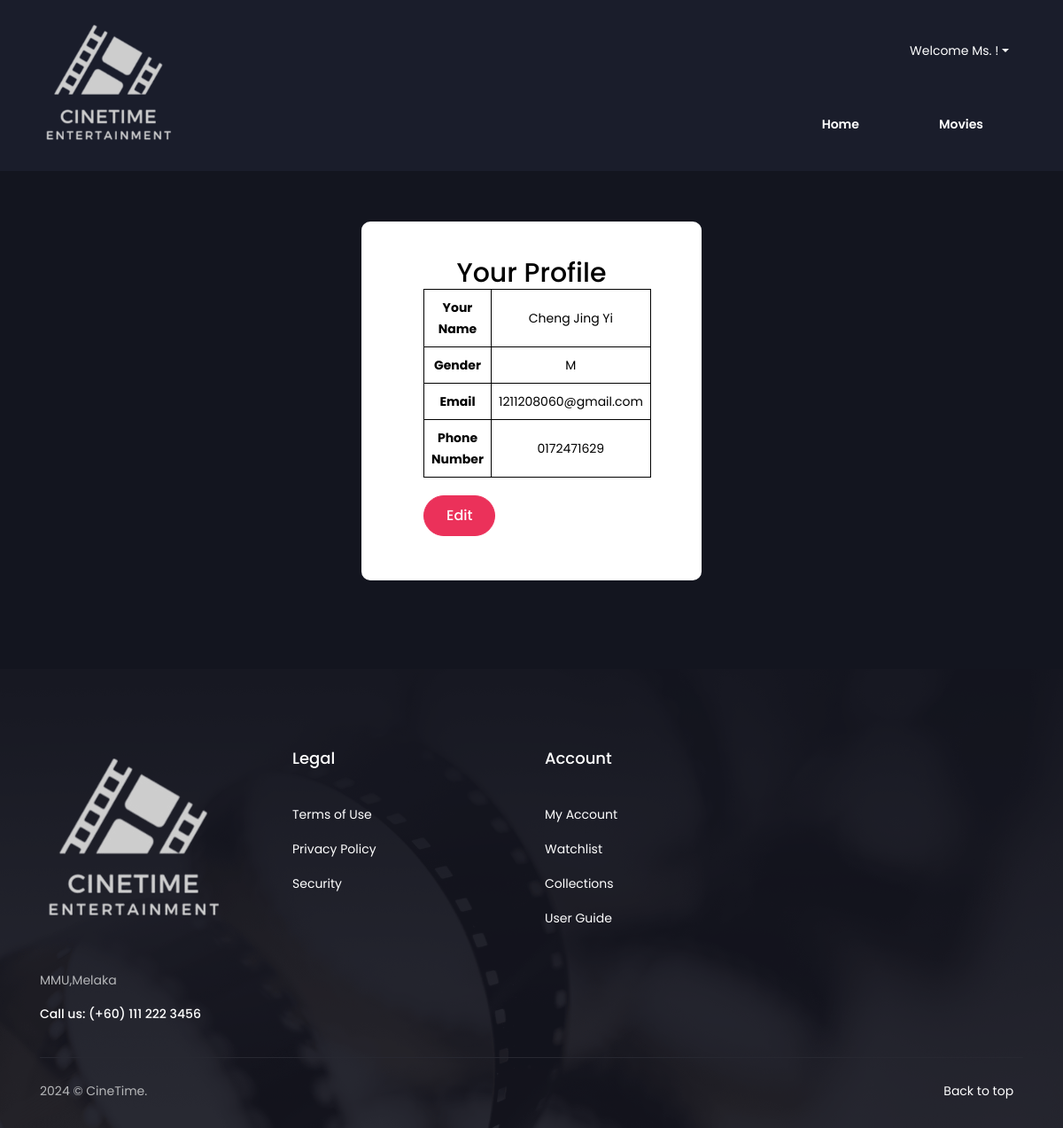
Screenshot of /Userpage/Customer.php (signed in) with the database file from the repository.
### tables this page shows
CREATE TABLE `user` (
  `user_id` int(10) NOT NULL,
  `username` varchar(255) NOT NULL,
  `password` varchar(255) NOT NULL,
  `first_name` varchar(255) NOT NULL,
  `last_name` varchar(255) NOT NULL,
  `Gender` char(1) NOT NULL,
  `email` varchar(255) DEFAULT NULL,
  `phone_number` varchar(11) NOT NULL
);

### Userpage/Customer.php (the view, shortened to what this page needs)
<?php
include("connection.php");
if (isset($_SESSION['user_id'])) {
    $user_id = $_SESSION['user_id'];
} elseif (isset($_GET['user_id'])) {
    $user_id = $_GET['user_id'];
}
$sql = "SELECT * FROM user WHERE user_id = $user_id";
$result = $conn->query($sql);
$rows = $result->fetch_all(MYSQLI_ASSOC);
?>
<!DOCTYPE html>
<html lang="en">
<head>
    <link rel="stylesheet" type="text/css" href="assets/css/login.css"/>
    <link rel="stylesheet" type="text/css" href="assets/css/bootstrap.min.css" media="all" />
    <link rel="stylesheet" type="text/css" href="assets/css/slicknav.min.css" media="all" />
    <link rel="stylesheet" type="text/css" href="assets/css/icofont.css" media="all" />
    <link rel="stylesheet" type="text/css" href="assets/css/owl.carousel.css">
    <link rel="stylesheet" type="text/css" href="assets/css/magnific-popup.css">
    <link rel="stylesheet" type="text/css" href="assets/css/styles.css" media="all" />
    <link rel="stylesheet" type="text/css" href="assets/css/responsive.css" media="all" />
</head>
<body>
<header class="header">
    <div class="container">
        <div class="header-area">
            <div class="logo">
                <a href="index.php"><img src="assets/img/CTlogo.png" alt="logo" /></a>
            </div>
            <div class="header-right">
                <ul>
                    <?php
                        echo '<li class="nav-item dropdown">';
                        echo '<a class="nav-link dropdown-toggle" href="#" id="navbarDropdown" role="button" data-toggle="dropdown" aria-haspopup="true" aria-expanded="false">';
                        if ($_SESSION['user_id'] == 1) {
                            echo 'Welcome Guest!';
                        } else {
                            if ($_SESSION['Gender'] == 'M') {
                                echo 'Welcome Mr. ' . $_SESSION['first_name'] . '!';
                            } else {
                                echo 'Welcome Ms. ' . $_SESSION['first_name'] . '!';
                            }
                        }
                        echo '</a>';
                    ?>
                </ul>
            </div>
            <div class="menu-area">
                <div class="mainmenu">
                    <ul id="primary-menu">
                        <?php
                        if ($_SESSION['user_id'] != 0) {
                            echo '<li><a class="active" href="main.php?user_id=">Home</a></li>';
                        }
                        ?>
                        <li><a href="movies.php">Movies</a></li>
                    </ul>
                </div>
            </div>
        </div>
    </div>
</header>
<form id="signupForm" method="post" action="#">
    <div id="mainbox">
        <h2 class="profile-heading">Your Profile</h2>
        <?php
        if(isset($rows[0])) {
            $customer = $rows[0];
        ?>
        <table border="1">
            <tr>
                <th>Your Name</th>
                <td><?php echo $customer["first_name"] ." ". $customer["last_name"]; ?></td>
            </tr>
            <tr>
                <th>Gender</th>
                <td><?php echo $customer["Gender"]; ?></td>
            </tr>
            <tr>
                <th>Email</th>
                <td><?php echo $customer["email"]; ?></td>
            </tr>
            <tr>
                <th>Phone Number</th>
                <td><?php echo $customer["phone_number"]; ?></td>
            </tr>
        </table>
        <div class="login-signup">
        <?php
            if (isset($_SESSION['user_id']) && $_SESSION['user_id'] != NULL) {
                echo '<a class="theme-btn" href="Cus(edit).php?userid='. $_SESSION['user_id'].'" >Edit</a>';
            }
        ?>
        </div>
        <?php
        } else {
            echo "User not found";
        }
        ?>
    </div>
</form>
<?php include('footer.php');?>
</body>
</html>

### Userpage/footer.php
<footer class="footer">
    <div class="container">
        <div class="row">
            <div class="col-lg-3 col-sm-6">
                <div class="widget">
                    <img src="assets/img/CTlogo.png" alt="about" />
                    <p>MMU,Melaka</p>
                    <h6><span>Call us: </span>(+60) 111 222 3456</h6>
                </div>
            </div>
            <div class="col-lg-3 col-sm-6">
                <div class="widget">
                    <h4>Legal</h4>
                    <ul>
                        <li><a href="#">Terms of Use</a></li>
                        <li><a href="#">Privacy Policy</a></li>
                        <li><a href="#">Security</a></li>
                    </ul>
                </div>
            </div>
            <div class="col-lg-3 col-sm-6">
                <div class="widget">
                    <h4>Account</h4>
                    <ul>
                        <li><a href="#">My Account</a></li>
                        <li><a href="#">Watchlist</a></li>
                        <li><a href="#">Collections</a></li>
                        <li><a href="#">User Guide</a></li>
                    </ul>
                </div>
            </div>
        </div>
        <hr />
    </div>
    <div class="copyright">
        <div class="container">
            <div class="row">
                <div class="col-lg-6 text-center text-lg-left">
                    <div class="copyright-content">
                        <p class="no-margin-bottom">2024 &copy; CineTime.</p>
                    </div>
                </div>
                <div class="col-lg-6 text-center text-lg-right">
                    <div class="copyright-content">
                        <a href="#" class="scrollToTop">
                            Back to top<i class="icofont icofont-arrow-up"></i>
                        </a>
                    </div>
                </div>
            </div>
        </div>
    </div>
</footer>

### Userpage/assets/css/login.css (style rules this page uses)
body { line-height: 24px; font-size: 14px; color: #b6b7b9; background-image: url('/path/to/img/hero-area.png'); background-size: cover; background-repeat: no-repeat; font-family: 'Poppins', sans-serif; font-weight: 400; position: relative; margin: 0; padding: 0; padding-top: 250px; text-align: center; }
h1, h2, h3, h4, h5, h6, p, ul, ol { margin: 0; padding: 0; }
ul { list-style: none; }
a { color: #fff; text-decoration: none; transition: 0.6s; }
.header { background-color: #1a1d2b; padding: 20px 0; }
.header .container { display: flex; align-items: center; justify-content: space-between; }
.header .logo img { max-width: 100%; height: auto; }
.header .menu-area { display: flex; align-items: center; justify-content: flex-end; }
.header .mainmenu ul { display: flex; }
.header .mainmenu { text-align: right; }
.header .mainmenu ul li { margin-left: 30px; }
.header .mainmenu ul li a { color: #fff; text-decoration: none; font-weight: 600; padding: 10px 15px; border-radius: 5px; transition: all 0.3s ease; }
form { background-color: #fff; padding: 50px 0; }
form { background-color: #fff; padding: 40px; border-radius: 10px; text-align: center; max-width: 400px; margin: 0 auto; }
h2 { color: #fff; margin-bottom: 20px; text-align: center; margin-top: 0; }
form .login-signup { display: flex; justify-content: space-between; align-items: center; margin-top: 20px; }
form .login-signup a { color: #eb315a; }
form .theme-btn { margin-top: 0; background: #eb315a !important; color: #fff !important; border: 1px solid #eb315a !important; border-radius: 35px; padding: 10px 25px; display: inline-block; font-size: 16px; font-weight: 500; cursor: pointer; margin-bottom: 10px; }
footer { margin-top: 100px; }
#mainbox { margin: auto; width: 80%; text-align: center; color: black; }
table { margin: auto; border-collapse: collapse; background-color: white; color: black; }
th, td { border: 1px solid black; padding: 8px; }
.profile-heading { color: black; margin-top: 0; text-align: center; }

### Userpage/assets/css/styles.css (style rules this page uses)
body { line-height: 24px; font-size: 14px; color: #b6b7b9; background: #13151f; font-family: 'Poppins', sans-serif; font-weight: 400; position: relative; display: flex; flex-direction: column; min-height: 100vh; margin: 0; }
h1,h2,h3,h4,h5,h6 { font-weight: 500; color: #fff; }
h1,h2,h3,h4,h5,h6,p { margin: 0px; }
h2 { font-size: 30px; }
h4 { font-size: 18px; }
h6 { font-size: 14px; }
a { transition: 0.6s; }
a, a:hover { color: #fff; }
img { max-width: 100%; height: auto; }
a, a:hover, a:focus, a:active, button:focus { text-decoration: none; border: none; outline: 0; }
ul { list-style: none; margin: 0; padding: 0; }
.theme-btn { background: #eb315a; border: 1px solid #eb315a; color: #fff; border-radius: 35px; padding: 5px 25px; display: inline-block; font-size: 16px; cursor: pointer; font-weight: 500; }
.header { padding: 20px 0; position: absolute; top: 0; left: 0; width: 100%; z-index: 99; }
.header-area { display: grid; grid-template-rows: repeat(2,1fr); grid-template-columns: repeat(12,1fr); align-items: center; grid-gap: 20px; }
.logo { grid-column: span 2; grid-row: span 2; padding-right: 15px; }
.header-right { grid-column: span 10; text-align: right; display: flex; align-items: center; }
.header-right { position: relative; display: inline-block; float: right; }
.header-right ul { list-style: none; margin: 0; padding: 0; }
.header-right ul li { display: inline-block; position: relative; }
.header-right ul li a { color: #fff; padding: 12px 16px; text-decoration: none; display: block; background-color: transparent; border: none; }
.menu-area { grid-column: span 10; }
.mainmenu { text-align: right; }
.mainmenu li { display: inline-block; position: relative; }
.mainmenu li a:not(.theme-btn) { display: inline-block; margin-right: 30px; padding: 3px 0; }
.mainmenu { display: block; }
.mainmenu li a.active, .mainmenu li a:hover { color: #eb315a; }
.header-right ul li { padding: 8px 0 0; margin-left: 15px; display: inline-block; }
hr { margin: 0; border-top: 1px solid #ddd; }
.footer { background: url('../img/footer-bg.png') no-repeat bottom center / cover; position: relative; padding: 90px 0 30px; margin-top: 100px; }
.footer::before { position: absolute; background: #13151f; top: 0; left: 0; content: ""; width: 100%; height: 100%; opacity: 0.9; }
.widget h4,.widget img { margin-bottom: 40px; }
.widget ul li { margin-top: 15px; }
.widget h6 { margin-top: 18px; }
.widget { margin-bottom: 40px; }
.copyright { padding-top: 25px; }

### rows the page displays
user: first_name "Cheng", last_name "Jing Yi", Gender "M", email "1211208060@gmail.com", phone_number "0172471629"
